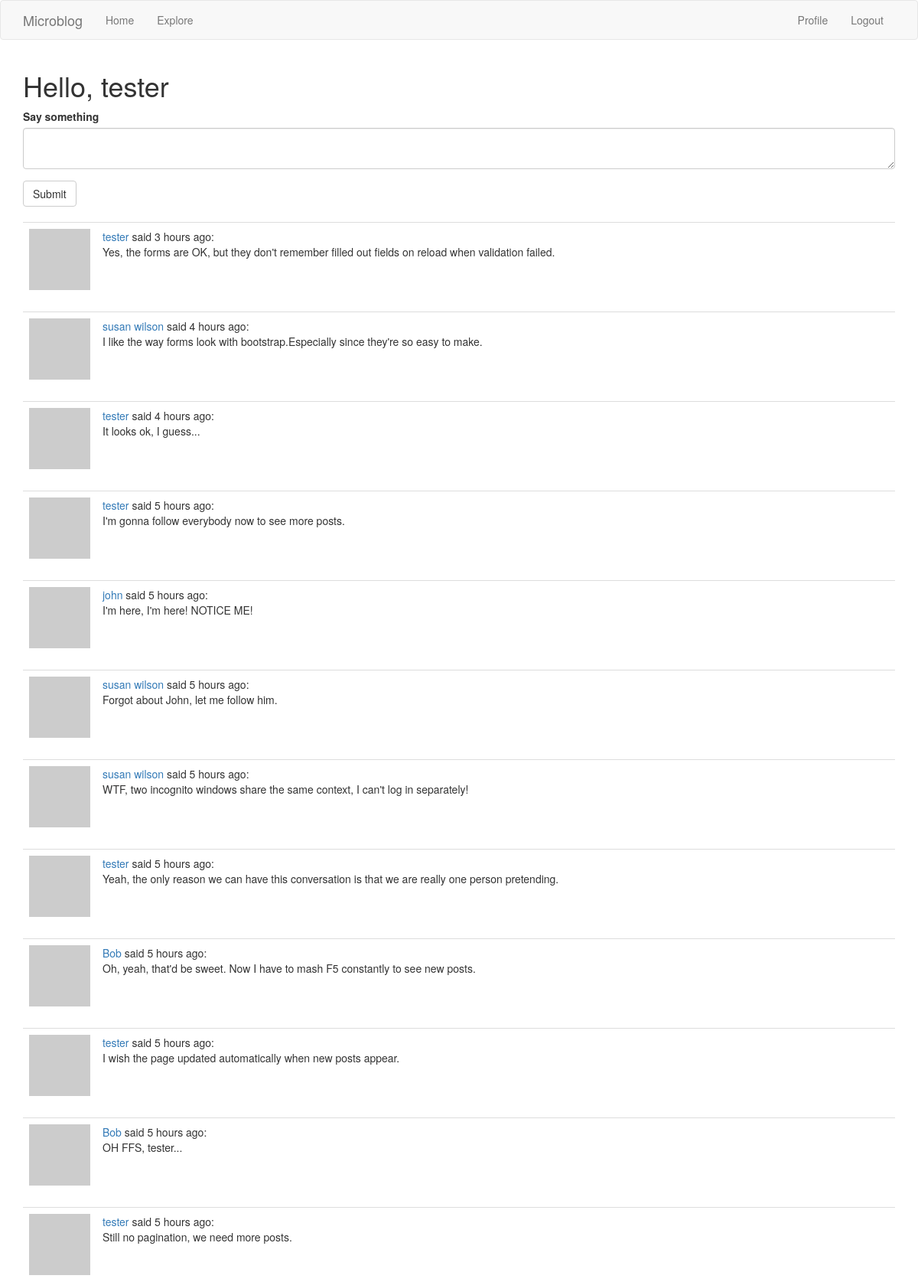
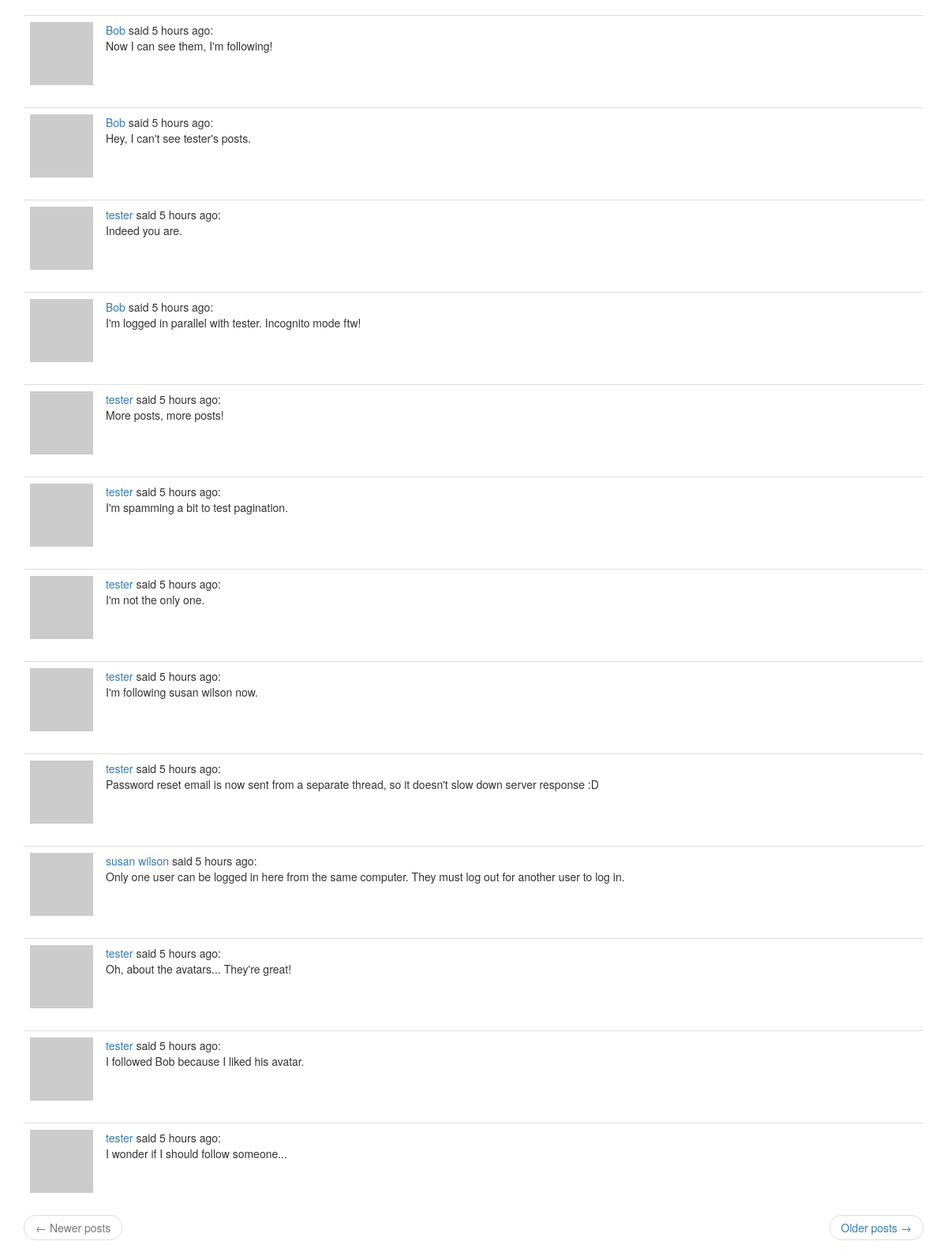
Page /index (signed in) on the committed database (2 pictures, top to bottom).
### app/models.py (models this page shows, shortened)
class User(UserMixin, db.Model):
    id = db.Column(db.Integer, primary_key=True)
    username = db.Column(db.String(64), index=True, unique=True)
    email = db.Column(db.String(120), index=True, unique=True)
    password_hash = db.Column(db.String(128))
    about_me = db.Column(db.String(140))
    last_seen = db.Column(db.DateTime, default=datetime.utcnow)
    posts = db.relationship('Post', backref='author', lazy='dynamic')
    followed = db.relationship(
        'User', secondary=followers,
        primaryjoin=(followers.c.follower_id == id),
        secondaryjoin=(followers.c.followed_id == id),
        backref=db.backref('followers', lazy='dynamic'), lazy='dynamic')
    def avatar(self, size):
        digest = md5(self.email.lower().encode('utf-8')).hexdigest()
        return 'https://www.gravatar.com/avatar/{}?d=retro&s={}'.format(
            digest, size)
    def followed_posts(self):
        followed = Post.query.join(
            followers,
            (followers.c.followed_id == Post.user_id)
        ).filter(followers.c.follower_id == self.id)
        own = Post.query.filter_by(user_id=self.id)
        return followed.union(own).order_by(Post.timestamp.desc())

class Post(db.Model):
    id = db.Column(db.Integer, primary_key=True)
    body = db.Column(db.String(140))
    timestamp = db.Column(db.DateTime, index=True, default=datetime.utcnow)
    user_id = db.Column(db.Integer, db.ForeignKey('user.id'))

### app/routes.py (the view)
@app.route('/', methods=['GET', 'POST'])
@app.route('/index', methods=['GET', 'POST'])
@login_required
def index():
    form = PostForm()
    if form.validate_on_submit():
        post = Post(body=form.post.data, author=current_user)
        db.session.add(post)
        db.session.commit()
        flash(_('Your post is now live!'))
        return redirect(url_for('index'))
    page = request.args.get('page', 1, type=int)
    posts = current_user.followed_posts().paginate(
        page, app.config['POSTS_PER_PAGE'], False)
    next_url = url_for('index', page=posts.next_num) \
        if posts.has_next else None
    prev_url = url_for('index', page=posts.prev_num) \
        if posts.has_prev else None
    return render_template('index.html', title=_('Home'), form=form,
                           posts=posts.items,
                           next_url=next_url, prev_url=prev_url)

### app/forms.py
class PostForm(FlaskForm):
    post = TextAreaField(_l('Say something'), validators=[
        DataRequired(), Length(min=1, max=140)])
    submit = SubmitField(_l('Submit'))

### app/models.py (called while the page is built)
@login.user_loader
def load_user(id):
    return User.query.get(int(id))

### app/routes.py (called while the page is built)
@app.before_request
def before_request():
    if current_user.is_authenticated:
        current_user.last_seen = datetime.utcnow()
        db.session.commit()
    g.locale = str(get_locale())

### app/templates/index.html
{% extends "base.html" %}
{% import 'bootstrap/wtf.html' as wtf %}
{% block app_content %}
  <h1>{{ _('Hello,') }} {{ current_user.username }}</h1>
  {% if form %}
    {{ wtf.quick_form(form) }}
    <br>
  {% endif %}
  {% for post in posts %}
    {% include '_post.html' %}
  {% endfor %}
  {% include '_page_nav.html' %}
{% endblock %}

### app/templates/base.html (shortened to what this page needs)
{% extends 'bootstrap/base.html' %}
{% block navbar %}
  <nav class="navbar navbar-default">
    <div class="container">
      <div class="navbar-header">
        <a class="navbar-brand" href="{{ url_for('index') }}">Microblog</a>
      </div>
      <div class="collapse navbar-collapse" id="bs-example-navbar-collapse-1">
        <ul class="nav navbar-nav">
          <li><a href="{{ url_for('index') }}">{{ _('Home') }}</a></li>
          <li><a href="{{ url_for('explore') }}">{{ _('Explore') }}</a></li>
        </ul>
        <ul class="nav navbar-nav navbar-right">
          {% if current_user.is_anonymous %}
            <li><a href="{{ url_for('login') }}">{{ _('Login') }}</a></li>
          {% else %}
            <li><a href="{{ url_for('user', username=current_user.username) }}">{{ _('Profile') }}</a></li>
            <li><a href="{{ url_for('logout') }}">{{ _('Logout') }}</a></li>
          {% endif %}
        </ul>
      </div>
    </div>
  </nav>
{% endblock %}
{% block content %}
  <div class="container">
    {% block app_content %}{% endblock %}
  </div>
{% endblock %}

### app/templates/_post.html
<table class="table table-hover">
  <tr>
    <td width="40px"><img src="{{ post.author.avatar(40) }}"></td>
    <td>
      <a href="{{ url_for('user', username=post.author.username) }}">
        {{ post.author.username }}
      </a>
      {{ _('said') }} {{ moment(post.timestamp).fromNow() }}:
      <br>
      {{ post.body }}
    </td>
  </tr>
</table>

### app/templates/_page_nav.html
<nav aria-label="...">
  <ul class="pager">
    <li class="previous{% if not prev_url %} disabled{% endif %}">
      <a href="{{ prev_url or '#' }}">
        <span aria-hidden="true">&larr;</span> {{ _('Newer posts') }}
      </a>
    </li>
    <li class="next{% if not next_url %} disabled{% endif %}">
      <a href="{{ next_url or '#' }}">
        {{ _('Older posts') }} <span aria-hidden="true">&rarr;</span>
      </a>
    </li>
  </ul>
</nav>

### rows in the picture
User: username "tester"
Post: author.username "tester", timestamp "3 hours ago", body "Yes, the forms are OK, but they don't remember filled out fields on reload when validation failed."
Post: author.username "susan wilson", timestamp "4 hours ago", body "I like the way forms look with bootstrap.Especially since they're so easy to make."
Post: author.username "tester", timestamp "4 hours ago", body "It looks ok, I guess..."
Post: author.username "tester", timestamp "5 hours ago", body "I'm gonna follow everybody now to see more posts."
Post: author.username "john", timestamp "5 hours ago", body "I'm here, I'm here! NOTICE ME!"
Post: author.username "susan wilson", timestamp "5 hours ago", body "Forgot about John, let me follow him."
Post: author.username "susan wilson", timestamp "5 hours ago", body "WTF, two incognito windows share the same context, I can't log in separately!"
Post: author.username "tester", timestamp "5 hours ago", body "Yeah, the only reason we can have this conversation is that we are really one person pretending."
Post: author.username "Bob", timestamp "5 hours ago", body "Oh, yeah, that'd be sweet. Now I have to mash F5 constantly to see new posts."
Post: author.username "tester", timestamp "5 hours ago", body "I wish the page updated automatically when new posts appear."
Post: author.username "Bob", timestamp "5 hours ago", body "OH FFS, tester..."
Post: author.username "tester", timestamp "5 hours ago", body "Still no pagination, we need more posts."
Post: author.username "Bob", timestamp "5 hours ago", body "Now I can see them, I'm following!"
Post: author.username "Bob", timestamp "5 hours ago", body "Hey, I can't see tester's posts."
Post: author.username "tester", timestamp "5 hours ago", body "Indeed you are."
Post: author.username "Bob", timestamp "5 hours ago", body "I'm logged in parallel with tester. Incognito mode ftw!"
Post: author.username "tester", timestamp "5 hours ago", body "More posts, more posts!"
Post: author.username "tester", timestamp "5 hours ago", body "I'm spamming a bit to test pagination."
Post: author.username "tester", timestamp "5 hours ago", body "I'm not the only one."
Post: author.username "tester", timestamp "5 hours ago", body "I'm following susan wilson now."
Post: author.username "tester", timestamp "5 hours ago", body "Password reset email is now sent from a separate thread, so it doesn't slow down server response :D"
Post: author.username "susan wilson", timestamp "5 hours ago", body "Only one user can be logged in here from the same computer. They must log out for another user to log in."
Post: author.username "tester", timestamp "5 hours ago", body "Oh, about the avatars... They're great!"
Post: author.username "tester", timestamp "5 hours ago", body "I followed Bob because I liked his avatar."
Post: author.username "tester", timestamp "5 hours ago", body "I wonder if I should follow someone..."
